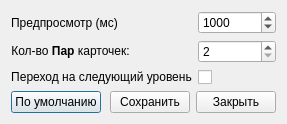
<?xml version="1.0" encoding="UTF-8"?>
<ui version="4.0">
 <class>Dialog</class>
 <widget class="QDialog" name="Dialog">
  <property name="geometry">
   <rect>
    <x>0</x>
    <y>0</y>
    <width>287</width>
    <height>124</height>
   </rect>
  </property>
  <property name="windowTitle">
   <string>Dialog</string>
  </property>
  <layout class="QVBoxLayout" name="verticalLayout">
   <item>
    <layout class="QFormLayout" name="formLayout">
     <item row="0" column="0">
      <widget class="QLabel" name="PTLabel">
       <property name="sizePolicy">
        <sizepolicy hsizetype="MinimumExpanding" vsizetype="MinimumExpanding">
         <horstretch>0</horstretch>
         <verstretch>0</verstretch>
        </sizepolicy>
       </property>
       <property name="text">
        <string>Предпросмотр (мс)</string>
       </property>
       <property name="alignment">
        <set>Qt::AlignmentFlag::AlignCenter</set>
       </property>
      </widget>
     </item>
     <item row="0" column="1">
      <widget class="QSpinBox" name="preview_time">
       <property name="sizePolicy">
        <sizepolicy hsizetype="MinimumExpanding" vsizetype="MinimumExpanding">
         <horstretch>0</horstretch>
         <verstretch>0</verstretch>
        </sizepolicy>
       </property>
       <property name="minimum">
        <number>10</number>
       </property>
       <property name="maximum">
        <number>600000</number>
       </property>
       <property name="value">
        <number>1000</number>
       </property>
      </widget>
     </item>
     <item row="1" column="0">
      <widget class="QLabel" name="Label">
       <property name="sizePolicy">
        <sizepolicy hsizetype="MinimumExpanding" vsizetype="MinimumExpanding">
         <horstretch>0</horstretch>
         <verstretch>0</verstretch>
        </sizepolicy>
       </property>
       <property name="text">
        <string>&lt;html&gt;&lt;head/&gt;&lt;body&gt;&lt;p&gt;Кол-во &lt;span style=&quot; font-weight:700;&quot;&gt;Пар&lt;/span&gt; карточек:&lt;/p&gt;&lt;/body&gt;&lt;/html&gt;</string>
       </property>
       <property name="alignment">
        <set>Qt::AlignmentFlag::AlignCenter</set>
       </property>
      </widget>
     </item>
     <item row="1" column="1">
      <widget class="QSpinBox" name="pair_count">
       <property name="sizePolicy">
        <sizepolicy hsizetype="MinimumExpanding" vsizetype="MinimumExpanding">
         <horstretch>0</horstretch>
         <verstretch>0</verstretch>
        </sizepolicy>
       </property>
       <property name="minimum">
        <number>2</number>
       </property>
       <property name="maximum">
        <number>50</number>
       </property>
      </widget>
     </item>
     <item row="2" column="0">
      <widget class="QLabel" name="ELabel">
       <property name="sizePolicy">
        <sizepolicy hsizetype="MinimumExpanding" vsizetype="MinimumExpanding">
         <horstretch>0</horstretch>
         <verstretch>0</verstretch>
        </sizepolicy>
       </property>
       <property name="text">
        <string>Переход на следующий уровень</string>
       </property>
       <property name="alignment">
        <set>Qt::AlignmentFlag::AlignCenter</set>
       </property>
      </widget>
     </item>
     <item row="2" column="1">
      <widget class="QCheckBox" name="Endless">
       <property name="sizePolicy">
        <sizepolicy hsizetype="MinimumExpanding" vsizetype="MinimumExpanding">
         <horstretch>0</horstretch>
         <verstretch>0</verstretch>
        </sizepolicy>
       </property>
       <property name="focusPolicy">
        <enum>Qt::FocusPolicy::NoFocus</enum>
       </property>
       <property name="autoRepeat">
        <bool>false</bool>
       </property>
      </widget>
     </item>
    </layout>
   </item>
   <item>
    <layout class="QHBoxLayout" name="horizontalLayout_2">
     <item>
      <widget class="QPushButton" name="restore">
       <property name="text">
        <string>По умолчанию</string>
       </property>
      </widget>
     </item>
     <item>
      <spacer name="horizontalSpacer">
       <property name="orientation">
        <enum>Qt::Orientation::Horizontal</enum>
       </property>
       <property name="sizeHint" stdset="0">
        <size>
         <width>40</width>
         <height>20</height>
        </size>
       </property>
      </spacer>
     </item>
     <item>
      <widget class="QPushButton" name="save">
       <property name="text">
        <string>Сохранить</string>
       </property>
      </widget>
     </item>
     <item>
      <widget class="QPushButton" name="cancel">
       <property name="text">
        <string>Закрыть</string>
       </property>
      </widget>
     </item>
    </layout>
   </item>
  </layout>
 </widget>
 <resources/>
 <connections/>
</ui>
